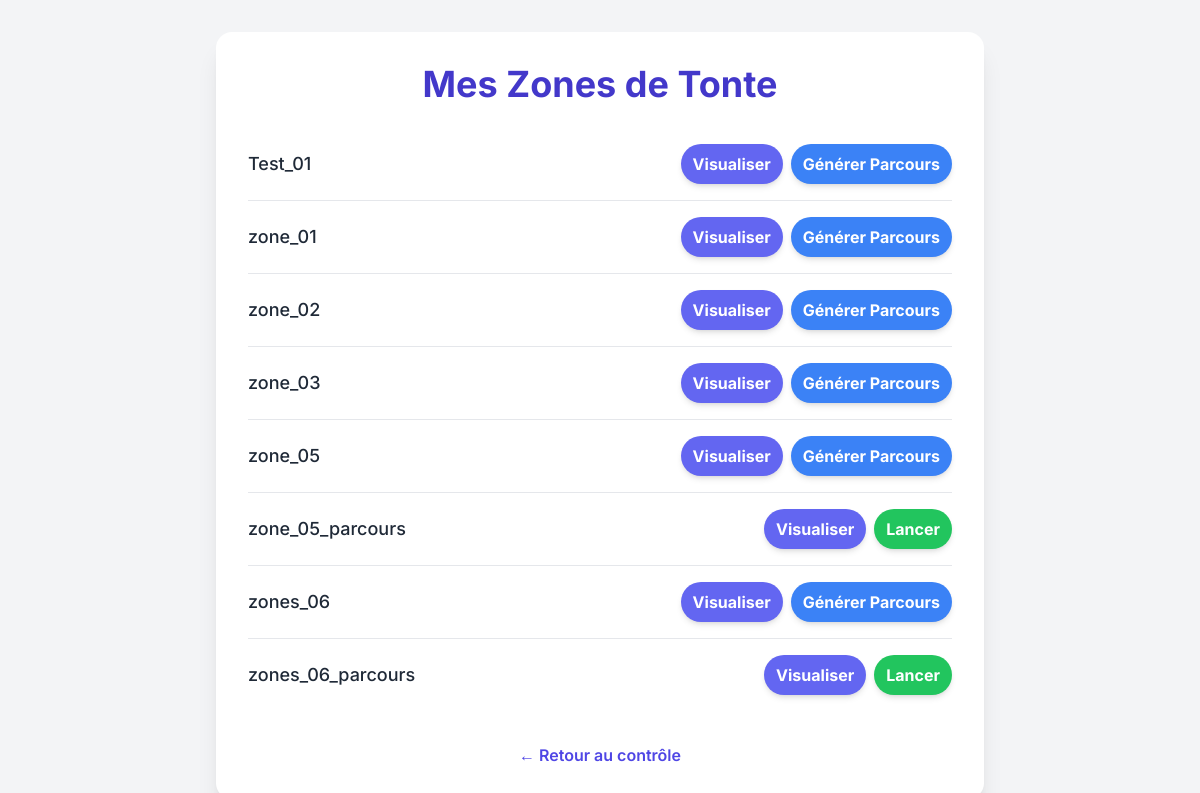
Page /zones on the earlier database version.
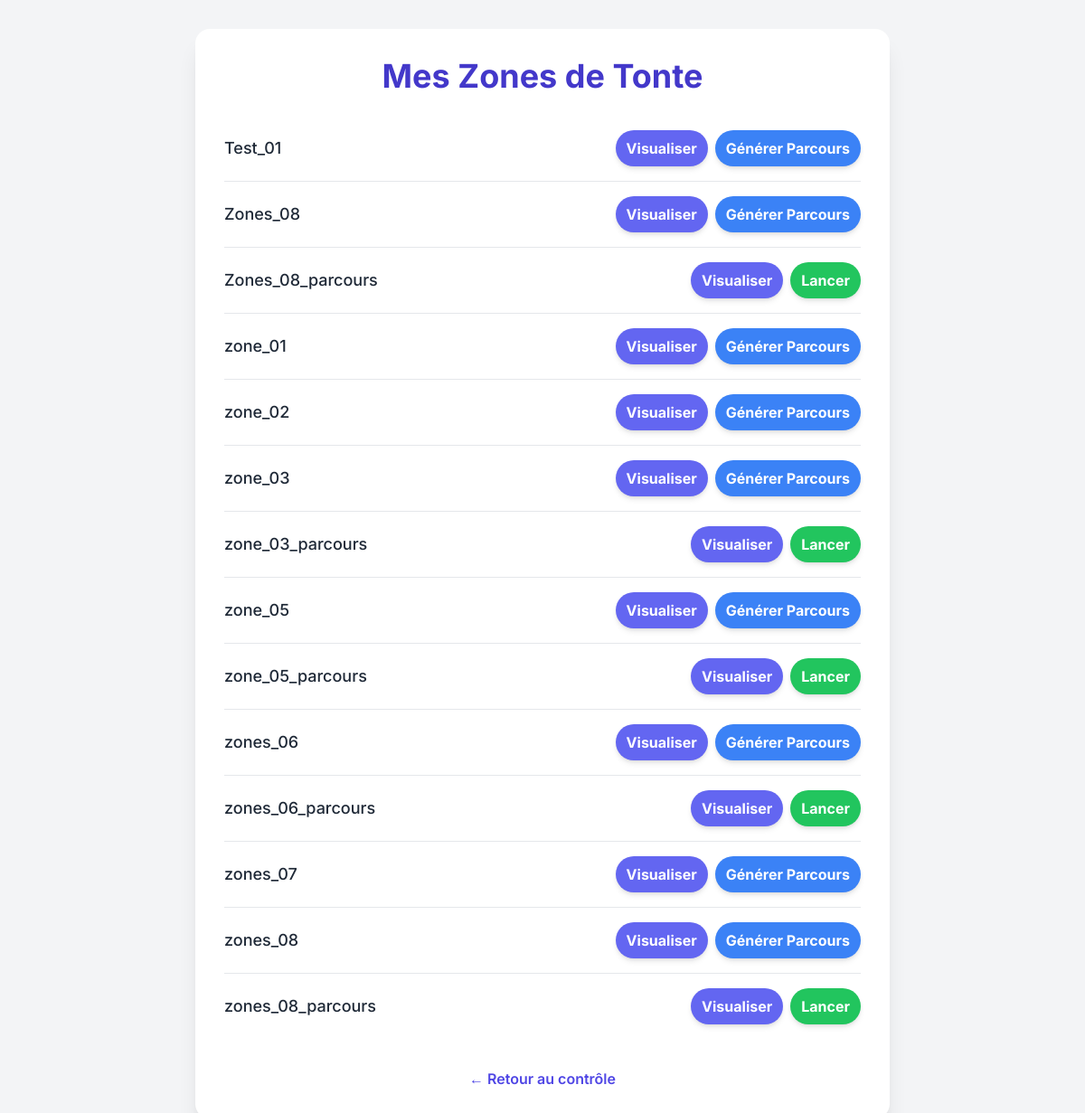
Same page on the later database version.
### tables this page shows
CREATE TABLE zones (
                id INTEGER PRIMARY KEY AUTOINCREMENT,
                name TEXT NOT NULL UNIQUE,
                perimeter_vectors TEXT NOT NULL,
                created_at TIMESTAMP DEFAULT CURRENT_TIMESTAMP
            );

### server_for_robot.py (the view)
@app.route('/zones')
def list_zones(): return render_template('zones_list.html', zones=db_manager.get_all_zones())

### database_manager.py (called while the page is built)
    def get_all_zones(self):
        conn = sqlite3.connect(self.db_name)
        cursor = conn.cursor()
        cursor.execute("SELECT id, name FROM zones")
        results = [{"id": row[0], "name": row[1]} for row in cursor.fetchall()]
        conn.close()
        return results

### templates/zones_list.html (shortened to what this page needs)
<!DOCTYPE html>
<html lang="fr">
<head>
    <script src="https://cdn.tailwindcss.com"></script>
</head>
<body class="bg-gray-100 p-4 sm:p-8">
    <div class="bg-white p-6 sm:p-8 rounded-2xl shadow-xl w-full max-w-3xl mx-auto">
        <h1 class="text-3xl sm:text-4xl font-bold mb-6 text-indigo-700 text-center">Mes Zones de Tonte</h1>
        <div id="zones-list" class="space-y-3">
            {% if zones %}
                <ul class="divide-y divide-gray-200">
                    {% for zone in zones %}
                    <li class="py-4 flex justify-between items-center space-x-2">
                        <span class="text-lg text-gray-800 font-medium">{{ zone.name }}</span>
                        <div class="flex flex-wrap space-x-2">
                            <a href="/view_zone?name={{ zone.name }}" class="bg-indigo-500 hover:bg-indigo-600 text-white font-bold py-2 px-3 rounded-full shadow-md transition transform hover:scale-105">Visualiser</a>
                            {% if '_parcours' in zone.name %}
                            <button data-zone-name="{{ zone.name }}" class="start-btn bg-green-500 hover:bg-green-600 text-white font-bold py-2 px-3 rounded-full shadow-md transition transform hover:scale-105">Lancer</button>
                            {% else %}
                            <button data-zone-name="{{ zone.name }}" class="generate-btn bg-blue-500 hover:bg-blue-600 text-white font-bold py-2 px-3 rounded-full shadow-md transition transform hover:scale-105">Générer Parcours</button>
                            {% endif %}
                        </div>
                    </li>
                    {% endfor %}
                </ul>
            {% else %}
                <p class="text-center text-gray-500 py-8">Aucune zone enregistrée.</p>
            {% endif %}
        </div>
         <div class="mt-8 text-center"><a href="/" class="text-indigo-600 hover:text-indigo-800 font-semibold">&larr; Retour au contrôle</a></div>
    </div>
</body>
</html>

### templates/zones_list.html (style rules this page uses)
body { font-family: 'Inter', sans-serif; }

Differences in the rows shown:
added zones: name "Zones_08"
added zones: name "Zones_08_parcours"
added zones: name "zone_03_parcours"
added zones: name "zones_07"
added zones: name "zones_08"
added zones: name "zones_08_parcours"
